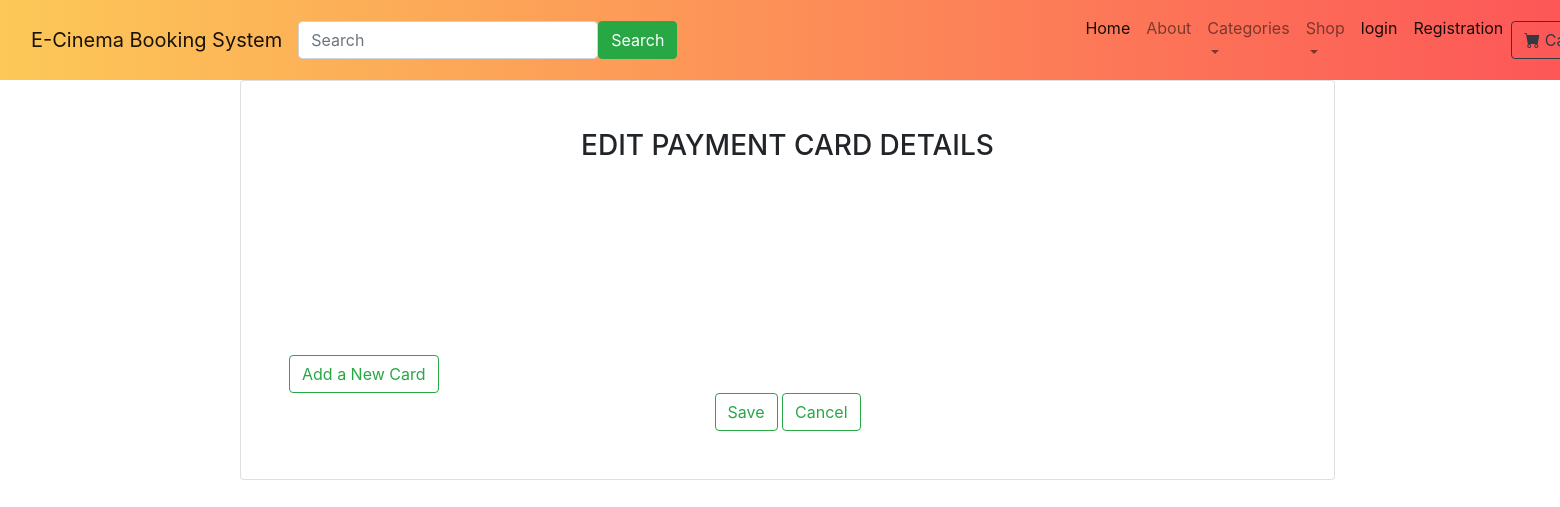
Before: /edit_card (signed in) with the older database file.
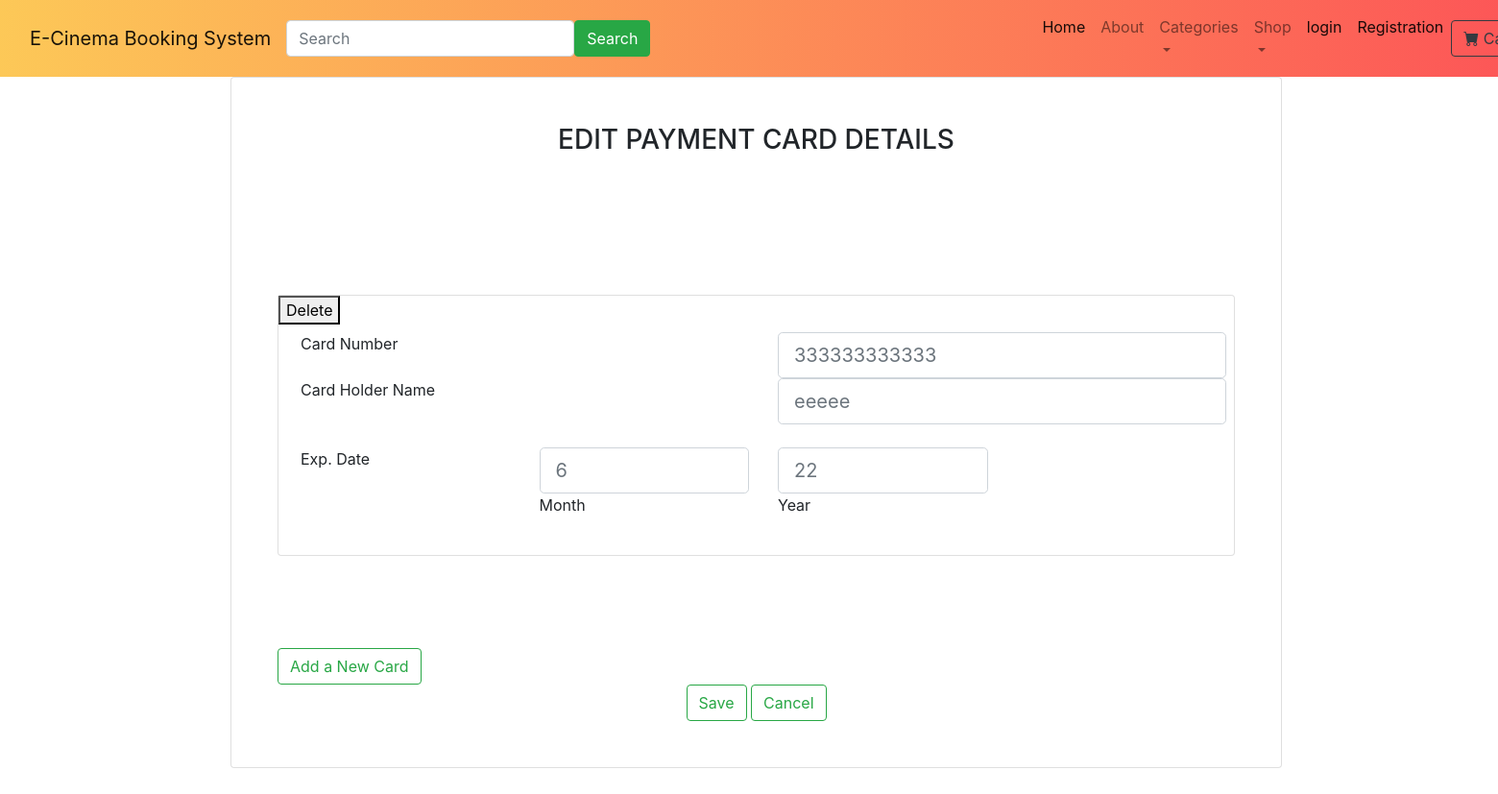
After: the same page with the newer database file.
### ebooking/models.py (models this page shows)
class EbookingCard(models.Model):
    card_number = models.IntegerField()
    expiredate = models.IntegerField()
    expireyear = models.IntegerField()
    name = models.TextField()
    uid = models.IntegerField(blank=True, null=True)
    billing_address = models.TextField(blank=True, null=True)
    id=models.AutoField (primary_key=True)
    class Meta:
        managed = False
        db_table = 'ebooking_card'

### ebooking/views.py (the view, shortened to what this page needs)
# urls.py: path('edit_card', views.edit_card, name='editcard'),
def edit_card(request):
    custom_user = request.user
    b=EbookingCard.objects.filter(uid=str(custom_user.id))
    if b:
        for i in b:
            if request.POST.get('delete') and str(i.id) in request.POST.get('delete'):
                EbookingCard.objects.filter(id=i.id).delete()
    if request.POST.get('addcard'):
        if len(b) <=3:
            return render(request, "edit_card.html", {'cards': b, 'is_new': True})
        else:
            messages.info(request, "Only 3 cards are allowed")
            return render(request, "edit_card.html", {'cards': b})
    return render(request, "edit_card.html", {'cards': b})

### home/templates/edit_card.html (shortened to what this page needs)
{% extends 'base.html' %}
{% load static %}
{% block content %}
  <div class="container h-75">
        <div class="row ml-auto">
            <div class="col ml-auto">
            <div class="card">
              <div class="card-body p-5">
                <h3 class="text-uppercase text-center mb-5">Edit Payment Card Details</h3>
                  <form method="POST" action="edit_card">
                  {% for i in cards %}
                      <div class="card card-outline-danger"> <span class="button" >
                          <button type="submit" value={{i.id}} name="delete"{{i.id}}>Delete</button>
                      </span>
                   <div class="card-body p-2">
                       <blockquote class="card-blockquote">
                      <div class="row ml-auto">
                      <div class="col ml-auto">
                            <label class="form-label" >Card Number</label>
                        </div>
                        <div class="col ml-auto">
                            <input type="text" id="cardnumber" class="form-control form-control-lg"
                                   placeholder={{i.card_number}}>
                        </div>
                  </div>
                  <div class="form-outline mb-4 row ml-auto">
                        <div class="col ml-auto"><label class="form-label">Card Holder Name</label></div>
                        <div class="col ml-auto"><input type="text"  class="form-control form-control-lg" placeholder={{i.name}}> </div>
                  </div>
                  <div class="form-outline mb-4 row ml-auto">
                        <div class="col ml-auto"><label class="form-label">Exp. Date</label></div>
                      <div class="col ml-auto">
                          <input type="text" id="id_month{{i}}" class="form-control form-control-lg"  placeholder={{i.expiredate}}>
                        <label class="form-label" for=id_month{{i}}>Month</label>
                  </div>
                      <div class="col ml-auto">
                          <input type="text" id="id_year{{i}}" class="form-control form-control-lg" placeholder={{i.expireyear}}>
                        <label class="form-label" for=id_year{{i}}>Year</label>
                  </div>
                      <div class="col ml-auto"></div></div></blockquote></div>
                  </div>
                  {% endfor %}
                      <button class="btn btn-outline-success" type="submit" name="addcard", value="addcard">Add a New Card</button>
                      <div style="text-align: center;"><button class="btn btn-outline-success" type="submit" value="save" name="save">Save</button>
                          <button class="btn btn-outline-success" type="submit">Cancel</button></div></div>
                            </div>
              </div></div></div></div></div>
{% endblock %}

Changed rows visible on the page:
added EbookingCard: {{ i.id }} 9 (drawn), card_number "333333333333", name "eeeee", expiredate "6", expireyear "22"
